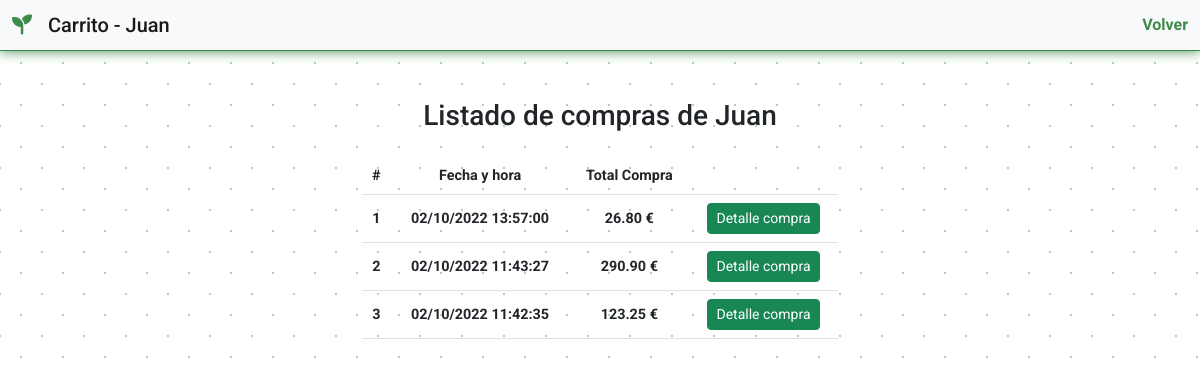
/php/usuario.php?user_id=15 (signed in), run on the app's committed database.
### tables this page shows
CREATE TABLE `usuarios` (
  `user_id` int(11) NOT NULL,
  `user_name` varchar(20) NOT NULL,
  `user_surname` varchar(50) NOT NULL,
  `user_pass` varchar(20) NOT NULL,
  `user_email` varchar(50) NOT NULL
);

CREATE TABLE `compra` (
  `id_compra` int(11) NOT NULL,
  `id_usuario_compra` int(11) NOT NULL,
  `total_compra` float(10,2) NOT NULL,
  `fecha_compra` datetime NOT NULL DEFAULT current_timestamp()
);

### php/usuario.php (the view, shortened to what this page needs)
<?php
  include_once './connect.php';
  $usuario = $_GET['user_id'];
  $lista_compras_query = "SELECT * FROM compra WHERE id_usuario_compra = $usuario ORDER BY fecha_compra DESC";
  try {
    $lista_compras_connect = $pdoConnection->prepare($lista_compras_query);
    $lista_compras_connect->execute(array());
    $resultados_lista_compras = $lista_compras_connect->fetchAll(PDO::FETCH_ASSOC);
  } catch (Exception $err){
  print 'Error!: ' . $err->getMessage() . '<br>';
  die();
  }
?>
<!DOCTYPE html>
<html lang='en'>
<head>
  <link rel='stylesheet' href='https://cdn.jsdelivr.net/npm/bootstrap@5.2.1/dist/css/bootstrap.min.css'>
   <link rel='stylesheet' href='https://cdnjs.cloudflare.com/ajax/libs/font-awesome/6.2.0/css/all.min.css' />
  <link rel='stylesheet' href='../css/admin.css'>
</head>
<body>
  <header class='mb-5'>
      <nav class='navbar bg-light'>
        <div class='container-fluid'>
          <span class='navbar-brand mb-0 h1'><i class='fa-solid fa-seedling'></i>Carrito - <?php echo $_SESSION['user']; ?></span>
          <span class='text-right'>
            <a href='../index.php'>Volver</a>
          </span>
        </div>
      </nav>
  </header>
  <main class='container col-10'>
      <div class='row'>
      <?php
        if(isset($_SESSION['user_id']) && ($_SESSION['user_id'] == $_GET['user_id'] || $_SESSION['user'] == 'admin')){
          $sql_nombre_usuario = "SELECT * FROM usuarios WHERE user_id = $usuario";
          try {
            $nombre_usuario_connect = $pdoConnection->prepare($sql_nombre_usuario);
            $nombre_usuario_connect->execute(array());
            $resultado_nombre_usuario = $nombre_usuario_connect->fetchAll(PDO::FETCH_ASSOC);
          } catch (Exception $err){
          print 'Error!: ' . $err->getMessage() . '<br>';
          die();
          }
          foreach ($resultado_nombre_usuario as $key => $value) {
            $nombre_usuario = $value['user_name'];
          }
          echo "
          <div class='offset-3 col-6'>
            <h3 class='text-center mb-4'>Listado de compras de $nombre_usuario</h3>
            <table class='table table-hover text-center align-middle'>
              <thead>
                <tr>
                  <th scope='col'>#</th>
                  <th scope='col'>Fecha y hora</th>
                  <th scope='col'>Total Compra</th>
                  <th></th>
                </tr>
              </thead>
              <tbody>";
              foreach ($resultados_lista_compras as $key => $value) {
                $date = new DateTime($value['fecha_compra']);
                echo
                "
                    <tr data-bs-toggle='collapse' data-bs-target='#r$key'>
                      <th scope='row'>" . $key + 1 . "</th>
                      <td>" . date_format($date, 'd/m/Y G:i:s') . "</td>
                      <td>" . number_format($value['total_compra'], 2) . " €</td>
                      <td>
                        <button class='btn btn-success btn-sm' type='button' data-bs-toggle='collapse' data-bs-target='#r$key' aria-expanded='false'>
                          Detalle compra
                        </button>
                      </td>
                    </tr>";
              }
            echo "
                </div>
                </tbody>
              </table>
            </div>";
        } else echo "
            <div class='text-center mt-5 alert alert-danger' role='alert'>
              <h2>Acceso limitado al propio usuario.</h2>
            </div>";
      ?>
  </main>
</body>
</html>

### css/admin.css (style rules this page uses)
:root { --main-color: #3f8a4b; }
* { margin: 0; padding: 0; box-sizing: border-box; user-select: none; }
body { font-family: 'Roboto', sans-serif; background-color: white; background-image: radial-gradient(var(--main-color) .2px, transparent 1.05px), radial-gradient(var(--main-color) .2px, white 1.05px); background-size: 42px 42px; background-position: 0 0,21px 21px; }
a { text-decoration: none; font-weight: bold; color: var(--main-color); }
header { border-bottom: 1px solid var(--main-color); box-shadow: 0 0 12px var(--main-color); }
.fa-seedling { color: var(--main-color); margin-right: 1rem; }
table { font-size: .9rem; font-weight: bold; }

### data on the page
usuarios: user_name "Juan"
compra: fecha_compra "02/10/2022 13:57:00", total_compra "26.80"
compra: fecha_compra "02/10/2022 11:43:27", total_compra "290.90"
compra: fecha_compra "02/10/2022 11:42:35", total_compra "123.25"

### other printed values
$_SESSION['user'] "Juan"
